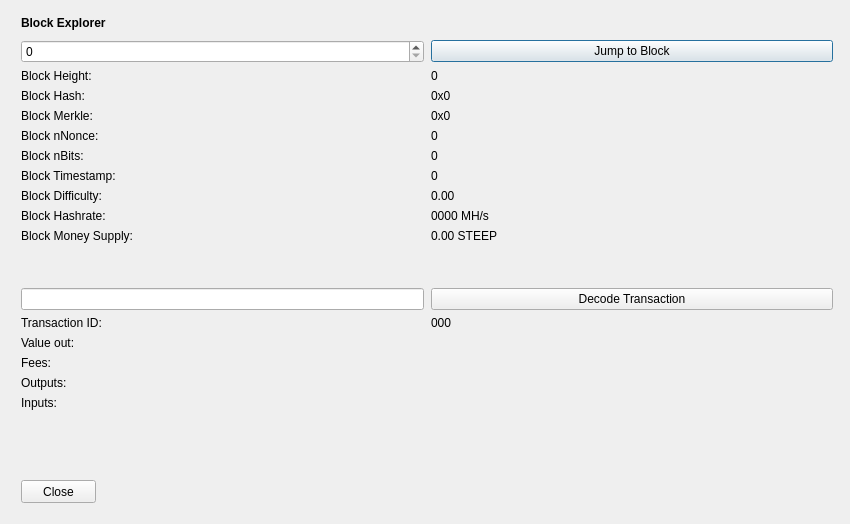
<?xml version="1.0" encoding="UTF-8"?>
<ui version="4.0">
 <class>BlockBrowser</class>
 <widget class="QDialog" name="BlockBrowser">
  <property name="windowModality">
   <enum>Qt::NonModal</enum>
  </property>
  <property name="enabled">
   <bool>true</bool>
  </property>
  <property name="geometry">
   <rect>
    <x>0</x>
    <y>0</y>
    <width>850</width>
    <height>524</height>
   </rect>
  </property>
  <property name="sizePolicy">
   <sizepolicy hsizetype="Preferred" vsizetype="Preferred">
    <horstretch>0</horstretch>
    <verstretch>0</verstretch>
   </sizepolicy>
  </property>
  <property name="minimumSize">
   <size>
    <width>0</width>
    <height>0</height>
   </size>
  </property>
  <property name="acceptDrops">
   <bool>false</bool>
  </property>
  <property name="windowTitle">
   <string>SteepCoin Block Explorer</string>
  </property>
  <layout class="QGridLayout">
   <property name="sizeConstraint">
    <enum>QLayout::SetMaximumSize</enum>
   </property>
   <property name="leftMargin">
    <number>21</number>
   </property>
   <property name="topMargin">
    <number>10</number>
   </property>
   <property name="rightMargin">
    <number>10</number>
   </property>
   <item row="1" column="0">
    <widget class="QWidget" name="widget" native="true">
     <widget class="QWidget" name="layoutWidgetBE1">
      <property name="geometry">
       <rect>
        <x>0</x>
        <y>0</y>
        <width>822</width>
        <height>27</height>
       </rect>
      </property>
      <layout class="QHBoxLayout" name="horizontalLayoutBE">
       <property name="spacing">
        <number>7</number>
       </property>
       <item>
        <widget class="QLabel" name="labelBlockExplorer">
         <property name="sizePolicy">
          <sizepolicy hsizetype="Preferred" vsizetype="Maximum">
           <horstretch>0</horstretch>
           <verstretch>0</verstretch>
          </sizepolicy>
         </property>
         <property name="font">
          <font>
           <weight>75</weight>
           <bold>true</bold>
          </font>
         </property>
         <property name="styleSheet">
          <string notr="true">font-weight:bold;</string>
         </property>
         <property name="text">
          <string>Block Explorer</string>
         </property>
        </widget>
       </item>
       <item>
        <spacer name="horizontalSpacerBE">
         <property name="orientation">
          <enum>Qt::Horizontal</enum>
         </property>
         <property name="sizeHint" stdset="0">
          <size>
           <width>40</width>
           <height>20</height>
          </size>
         </property>
        </spacer>
       </item>
      </layout>
     </widget>
     <widget class="QWidget" name="layoutWidgetBE2">
      <property name="geometry">
       <rect>
        <x>0</x>
        <y>30</y>
        <width>812</width>
        <height>410</height>
       </rect>
      </property>
      <layout class="QGridLayout" name="gridLayoutBE" rowstretch="0,0,0,0,0,0,0,0,0,0,0,0,0,0,0,0,0,0,0,0" columnstretch="0,0">
       <property name="sizeConstraint">
        <enum>QLayout::SetDefaultConstraint</enum>
       </property>
       <property name="horizontalSpacing">
        <number>7</number>
       </property>
       <item row="14" column="1">
        <widget class="QLabel" name="txID">
         <property name="text">
          <string>000</string>
         </property>
         <property name="textInteractionFlags">
          <set>Qt::LinksAccessibleByMouse|Qt::TextSelectableByMouse</set>
         </property>
        </widget>
       </item>
       <item row="8" column="1">
        <widget class="QLabel" name="timeBox">
         <property name="text">
          <string>0</string>
         </property>
         <property name="textInteractionFlags">
          <set>Qt::LinksAccessibleByMouse|Qt::TextSelectableByMouse</set>
         </property>
        </widget>
       </item>
       <item row="9" column="1">
        <widget class="QLabel" name="diffBox">
         <property name="text">
          <string>0.00</string>
         </property>
         <property name="textInteractionFlags">
          <set>Qt::LinksAccessibleByMouse|Qt::TextSelectableByMouse</set>
         </property>
        </widget>
       </item>
       <item row="10" column="0">
        <widget class="QLabel" name="hashRateLabel">
         <property name="text">
          <string>Block Hashrate:</string>
         </property>
        </widget>
       </item>
       <item row="9" column="0">
        <widget class="QLabel" name="diffLabel">
         <property name="text">
          <string>Block Difficulty:</string>
         </property>
        </widget>
       </item>
       <item row="17" column="1">
        <widget class="QLabel" name="outputBox">
         <property name="text">
          <string/>
         </property>
         <property name="alignment">
          <set>Qt::AlignLeading|Qt::AlignLeft|Qt::AlignTop</set>
         </property>
         <property name="textInteractionFlags">
          <set>Qt::LinksAccessibleByMouse|Qt::TextSelectableByMouse</set>
         </property>
        </widget>
       </item>
       <item row="3" column="1">
        <widget class="QLabel" name="heightLabelBE1">
         <property name="text">
          <string>0</string>
         </property>
         <property name="textInteractionFlags">
          <set>Qt::LinksAccessibleByMouse|Qt::TextSelectableByMouse</set>
         </property>
        </widget>
       </item>
       <item row="1" column="1">
        <widget class="QPushButton" name="blockButton">
         <property name="text">
          <string>Jump to Block</string>
         </property>
        </widget>
       </item>
       <item row="3" column="0">
        <widget class="QLabel" name="heightLabelBE2">
         <property name="text">
          <string>Block Height:</string>
         </property>
        </widget>
       </item>
       <item row="7" column="0">
        <widget class="QLabel" name="bitsLabel">
         <property name="text">
          <string>Block nBits:</string>
         </property>
        </widget>
       </item>
       <item row="6" column="1">
        <widget class="QLabel" name="nonceBox">
         <property name="text">
          <string>0</string>
         </property>
         <property name="textInteractionFlags">
          <set>Qt::LinksAccessibleByMouse|Qt::TextSelectableByMouse</set>
         </property>
        </widget>
       </item>
       <item row="6" column="0">
        <widget class="QLabel" name="nonceLabel">
         <property name="text">
          <string>Block nNonce:</string>
         </property>
        </widget>
       </item>
       <item row="5" column="1">
        <widget class="QLabel" name="merkleBox">
         <property name="minimumSize">
          <size>
           <width>187</width>
           <height>0</height>
          </size>
         </property>
         <property name="text">
          <string>0x0</string>
         </property>
         <property name="textInteractionFlags">
          <set>Qt::LinksAccessibleByMouse|Qt::TextSelectableByMouse</set>
         </property>
        </widget>
       </item>
       <item row="16" column="0">
        <widget class="QLabel" name="feesLabel">
         <property name="text">
          <string>Fees:</string>
         </property>
        </widget>
       </item>
       <item row="15" column="1">
        <widget class="QLabel" name="valueBox">
         <property name="text">
          <string/>
         </property>
         <property name="textInteractionFlags">
          <set>Qt::LinksAccessibleByMouse|Qt::TextSelectableByMouse</set>
         </property>
        </widget>
       </item>
       <item row="7" column="1">
        <widget class="QLabel" name="bitsBox">
         <property name="text">
          <string>0</string>
         </property>
         <property name="textInteractionFlags">
          <set>Qt::LinksAccessibleByMouse|Qt::TextSelectableByMouse</set>
         </property>
        </widget>
       </item>
       <item row="8" column="0">
        <widget class="QLabel" name="timeLabel">
         <property name="text">
          <string>Block Timestamp:</string>
         </property>
        </widget>
       </item>
       <item row="17" column="0">
        <widget class="QLabel" name="outputLabel">
         <property name="text">
          <string>Outputs:</string>
         </property>
         <property name="alignment">
          <set>Qt::AlignLeading|Qt::AlignLeft|Qt::AlignTop</set>
         </property>
        </widget>
       </item>
       <item row="1" column="0">
        <widget class="QSpinBox" name="heightBox">
         <property name="sizePolicy">
          <sizepolicy hsizetype="Preferred" vsizetype="Fixed">
           <horstretch>0</horstretch>
           <verstretch>0</verstretch>
          </sizepolicy>
         </property>
         <property name="maximum">
          <number>99999999</number>
         </property>
        </widget>
       </item>
       <item row="4" column="0">
        <widget class="QLabel" name="hashLabel">
         <property name="text">
          <string>Block Hash:</string>
         </property>
        </widget>
       </item>
       <item row="16" column="1">
        <widget class="QLabel" name="feesBox">
         <property name="text">
          <string/>
         </property>
         <property name="textInteractionFlags">
          <set>Qt::LinksAccessibleByMouse|Qt::TextSelectableByMouse</set>
         </property>
        </widget>
       </item>
       <item row="4" column="1">
        <widget class="QLabel" name="hashBox">
         <property name="enabled">
          <bool>true</bool>
         </property>
         <property name="sizePolicy">
          <sizepolicy hsizetype="Preferred" vsizetype="Preferred">
           <horstretch>0</horstretch>
           <verstretch>0</verstretch>
          </sizepolicy>
         </property>
         <property name="minimumSize">
          <size>
           <width>0</width>
           <height>0</height>
          </size>
         </property>
         <property name="text">
          <string>0x0</string>
         </property>
         <property name="textInteractionFlags">
          <set>Qt::LinksAccessibleByMouse|Qt::TextSelectableByMouse</set>
         </property>
        </widget>
       </item>
       <item row="14" column="0">
        <widget class="QLabel" name="txLabel">
         <property name="text">
          <string>Transaction ID:</string>
         </property>
        </widget>
       </item>
       <item row="15" column="0">
        <widget class="QLabel" name="valueLabel">
         <property name="text">
          <string>Value out:</string>
         </property>
        </widget>
       </item>
       <item row="13" column="0">
        <widget class="QLineEdit" name="txBox">
         <property name="sizePolicy">
          <sizepolicy hsizetype="Preferred" vsizetype="Fixed">
           <horstretch>0</horstretch>
           <verstretch>0</verstretch>
          </sizepolicy>
         </property>
         <property name="inputMask">
          <string comment="Transaction id" extracomment="Transaction id"/>
         </property>
        </widget>
       </item>
       <item row="12" column="0">
        <spacer name="verticalSpacer_2">
         <property name="orientation">
          <enum>Qt::Vertical</enum>
         </property>
         <property name="sizeHint" stdset="0">
          <size>
           <width>20</width>
           <height>20</height>
          </size>
         </property>
        </spacer>
       </item>
       <item row="10" column="1">
        <widget class="QLabel" name="hashRateBox">
         <property name="text">
          <string>0000 MH/s</string>
         </property>
         <property name="textInteractionFlags">
          <set>Qt::LinksAccessibleByMouse|Qt::TextSelectableByMouse</set>
         </property>
        </widget>
       </item>
       <item row="19" column="0">
        <spacer name="verticalSpacer">
         <property name="orientation">
          <enum>Qt::Vertical</enum>
         </property>
         <property name="sizeHint" stdset="0">
          <size>
           <width>20</width>
           <height>40</height>
          </size>
         </property>
        </spacer>
       </item>
       <item row="13" column="1">
        <widget class="QPushButton" name="txButton">
         <property name="text">
          <string>Decode Transaction</string>
         </property>
        </widget>
       </item>
       <item row="18" column="0">
        <widget class="QLabel" name="inputLabel">
         <property name="text">
          <string>Inputs:</string>
         </property>
         <property name="alignment">
          <set>Qt::AlignLeading|Qt::AlignLeft|Qt::AlignTop</set>
         </property>
        </widget>
       </item>
       <item row="5" column="0">
        <widget class="QLabel" name="merkleLabel">
         <property name="text">
          <string>Block Merkle:</string>
         </property>
        </widget>
       </item>
       <item row="18" column="1">
        <widget class="QLabel" name="inputBox">
         <property name="text">
          <string/>
         </property>
         <property name="alignment">
          <set>Qt::AlignLeading|Qt::AlignLeft|Qt::AlignTop</set>
         </property>
         <property name="textInteractionFlags">
          <set>Qt::LinksAccessibleByMouse|Qt::TextSelectableByMouse</set>
         </property>
        </widget>
       </item>
       <item row="11" column="0">
        <widget class="QLabel" name="moneySupplyLabel">
         <property name="text">
          <string>Block Money Supply:</string>
         </property>
        </widget>
       </item>
       <item row="11" column="1">
        <widget class="QLabel" name="moneySupplyBox">
         <property name="text">
          <string>0.00 STEEP</string>
         </property>
         <property name="textInteractionFlags">
          <set>Qt::LinksAccessibleByMouse|Qt::TextSelectableByMouse</set>
         </property>
        </widget>
       </item>
      </layout>
     </widget>
     <widget class="QPushButton" name="closeButton">
      <property name="geometry">
       <rect>
        <x>0</x>
        <y>470</y>
        <width>75</width>
        <height>23</height>
       </rect>
      </property>
      <property name="text">
       <string>Close</string>
      </property>
     </widget>
    </widget>
   </item>
  </layout>
 </widget>
 <resources/>
 <connections/>
</ui>
